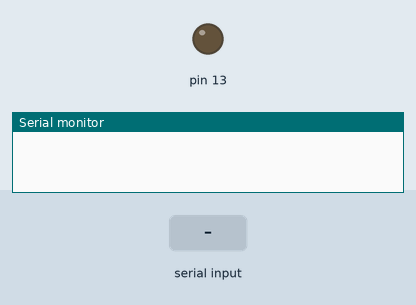
This sketch was run on a simulated Arduino Uno, built with avr-gcc and run on an emulated ATmega328P. Shown: output pins drawn as LEDs (lit = HIGH), the last lines printed to the serial monitor. The test bench sets the inputs (shaded band).

Above: at 1.2 s.
1.3 s: "1" received over Serial
At 2.0 s:
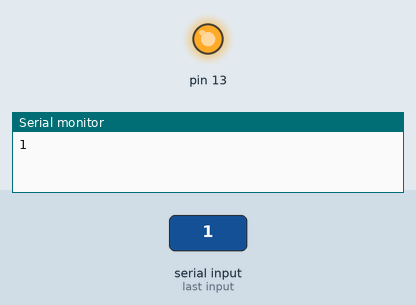
2.8 s: "0" received over Serial
At 3.1 s:
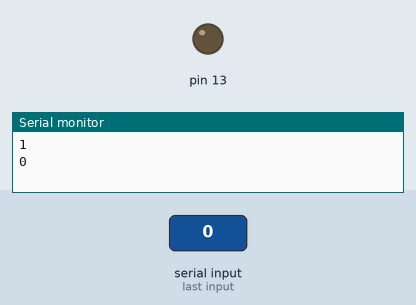
Timing chart, 0 to 5.8 s (numbered marks = the images above; inputs shaded):
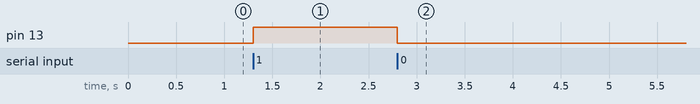

Measured:
- after the input at 1.3 s, pin 13: LOW → HIGH at once
- after the input at 2.8 s, pin 13: HIGH → LOW at once

The sketch:

bluetooth.ino
```cpp
void setup() {
  // initialize serial:
  Serial.begin(9600);
  // initialize the led pin
  pinMode(13, OUTPUT);
}

void loop() {
  while (Serial.available()) {
    char inChar = (char)Serial.read();
    switch(inChar) {
      case '1':
        digitalWrite(13, HIGH);
      break;
      case '0':
        digitalWrite(13, LOW);
      break;
    }

    /*digitalWrite(13, inChar == '1' ? HIGH : LOW);*/
    Serial.println(inChar);
  }
}
```
